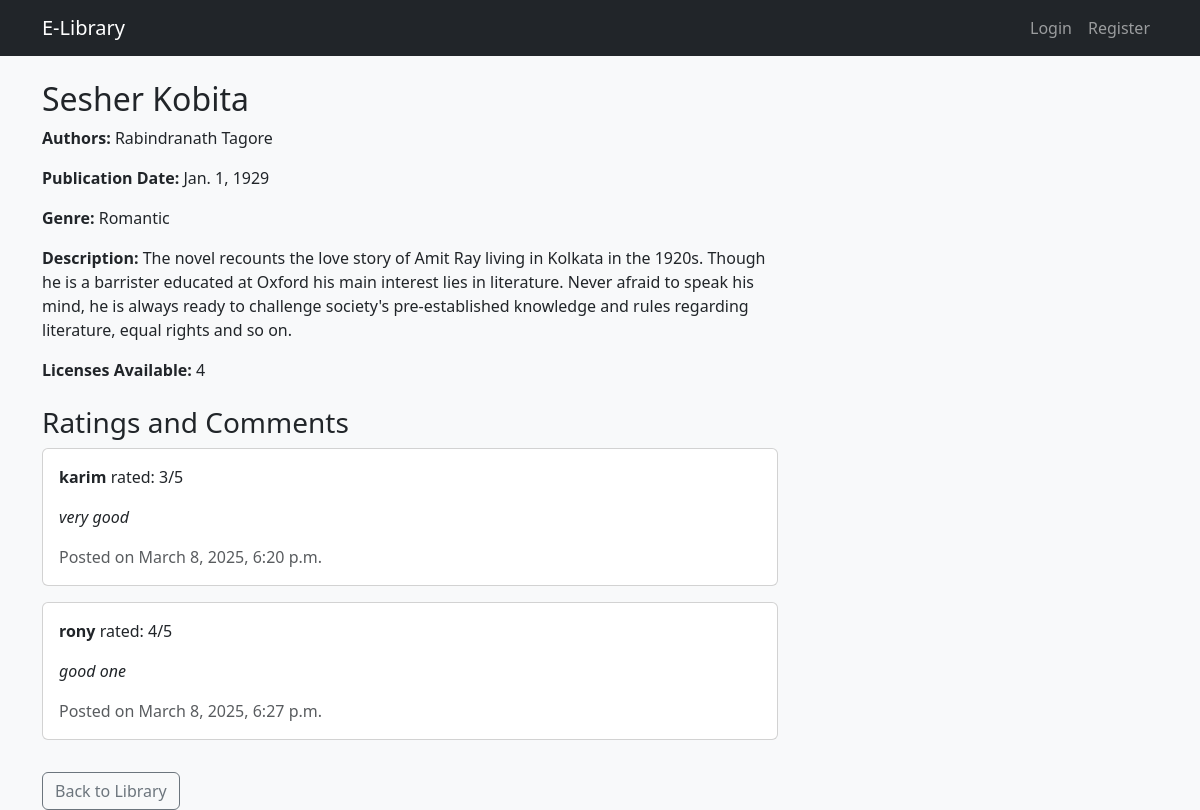
The page /ebooks/1/ on the database its author committed.
### elibrary/models.py (models this page shows, shortened)
class EBook(models.Model):
    title = models.CharField(max_length=200)
    authors = models.ManyToManyField(Author)
    publication_date = models.DateField()
    description = models.TextField()
    genre = models.ForeignKey(Genre, on_delete=models.CASCADE)
    file = models.FileField(upload_to='ebooks/')
    licenses = models.PositiveIntegerField(default=1)

class Author(models.Model):
    name = models.CharField(max_length=100)
    def __str__(self):
        return self.name

class Genre(models.Model):
    name = models.CharField(max_length=50)
    def __str__(self):
        return self.name

class Rating(models.Model):
    user = models.ForeignKey(User, on_delete=models.CASCADE)
    ebook = models.ForeignKey(EBook, on_delete=models.CASCADE)
    rating = models.IntegerField(choices=[(i, i) for i in range(1, 6)])
    comment = models.TextField(blank=True, null=True)
    created_at = models.DateTimeField(auto_now_add=True)
    class Meta:
        unique_together = ('user', 'ebook')

### elibrary/views.py (the view, shortened to what this page needs)
# urls.py: path('ebooks/<int:pk>/', views.EBookDetailView.as_view(), name='ebook_detail'),
class EBookDetailView(DetailView):
    model = EBook
    template_name = 'elibrary/ebook_detail.html'
    context_object_name = 'ebook'
    def get_context_data(self, **kwargs):
        context = super().get_context_data(**kwargs)
        return context

### elibrary/templates/elibrary/ebook_detail.html (shortened to what this page needs)
{% extends 'elibrary/base.html' %}
{% block content %}
<div class="row">
    <div class="col-12 col-md-8">
        <h2>{{ ebook.title }}</h2>
        <p><strong>Authors:</strong> {{ ebook.authors.all|join:", " }}</p>
        <p><strong>Publication Date:</strong> {{ ebook.publication_date }}</p>
        <p><strong>Genre:</strong> {{ ebook.genre }}</p>
        <p><strong>Description:</strong> {{ ebook.description }}</p>
        <p><strong>Licenses Available:</strong> {{ ebook.licenses }}</p>
        <h3 class="mt-4">Ratings and Comments</h3>
        {% for rating in ebook.rating_set.all %}
            <div class="card mb-3">
                <div class="card-body">
                    <p class="card-text"><strong>{{ rating.user.username }}</strong> rated: {{ rating.rating }}/5</p>
                    {% if rating.comment %}
                        <p class="card-text"><em>{{ rating.comment }}</em></p>
                    {% endif %}
                    <p class="card-text text-muted">Posted on {{ rating.created_at|date:"F j, Y, P" }}</p>
                </div>
            </div>
        {% empty %}
            <p>No ratings yet.</p>
        {% endfor %}
        <a href="{% url 'ebook_list' %}" class="btn btn-outline-secondary mt-3">Back to Library</a>
    </div>
</div>
{% endblock %}

### elibrary/templates/elibrary/base.html (shortened to what this page needs)
{% load static %}
<!DOCTYPE html>
<html lang="en">
<head>
    <link href="https://cdn.jsdelivr.net/npm/bootstrap@5.3.3/dist/css/bootstrap.min.css" rel="stylesheet">
    <link rel="stylesheet" href="{% static 'css/style.css' %}">
</head>
<body>
    <nav class="navbar navbar-expand-lg navbar-dark bg-dark">
        <div class="container">
            <a class="navbar-brand" href="{% url 'ebook_list' %}">E-Library</a>
            <div class="collapse navbar-collapse" id="navbarNav">
                <ul class="navbar-nav ms-auto">
                    {% if user.is_authenticated %}
                        <li class="nav-item">
                            <a class="nav-link" href="{% url 'dashboard' %}">Dashboard</a>
                        </li>
                        {% if user.is_staff %}
                            <li class="nav-item">
                                <a class="nav-link" href="{% url 'admin:index' %}">Admin</a>
                            </li>
                        {% endif %}
                        <li class="nav-item">
                            <a class="nav-link" href="{% url 'logout' %}">Logout</a>
                        </li>
                    {% else %}
                        <li class="nav-item">
                            <a class="nav-link" href="{% url 'login' %}">Login</a>
                        </li>
                        <li class="nav-item">
                            <a class="nav-link" href="{% url 'register' %}">Register</a>
                        </li>
                    {% endif %}
                </ul>
            </div>
        </div>
    </nav>
    <div class="container mt-4">
        {% block content %}{% endblock %}
    </div>
</body>
</html>

### static/css/style.css (style rules this page uses)
body { background-color: #f8f9fa; }

### rows shown on the page
EBook: title "Sesher Kobita", authors.all "Rabindranath Tagore", publication_date "Jan. 1, 1929", genre "Romantic", description "The novel recounts the love story of Amit Ray living in Kolkata in the 1920s. Though he is a barrister educated at Oxford his main interest lies in literature. Never afraid to speak his mind, he is always ready to challenge society's pre-established knowledge and rules regarding literature, equal rights and so on.", licenses "4"
Rating: user.username "karim", rating "3", comment "very good", created_at "March 8, 2025, 6:20 p.m."
Rating: user.username "rony", rating "4", comment "good one", created_at "March 8, 2025, 6:27 p.m."
